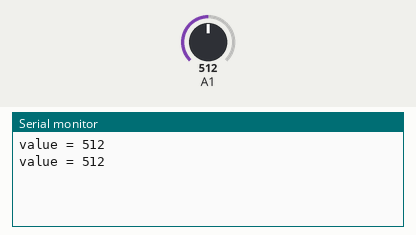
Recording of a sketch running on a simulated Arduino Uno, built with avr-gcc and run on an emulated ATmega328P. On the bench: the last lines printed to the serial monitor. The test bench sets the inputs (shaded band); at power-on: A1 = 512.

Above: at 1.8 s.
1.9 s: A1 set to 716
At 2.8 s:
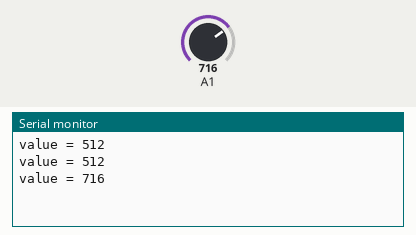
3.4 s: A1 set to 900
At 4.7 s:
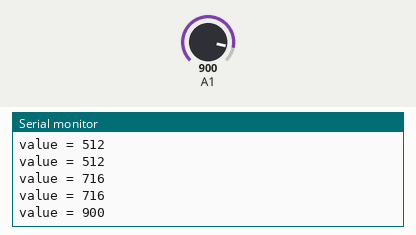
Timing chart, 0 to 6.4 s (numbered marks = the images above; inputs shaded):
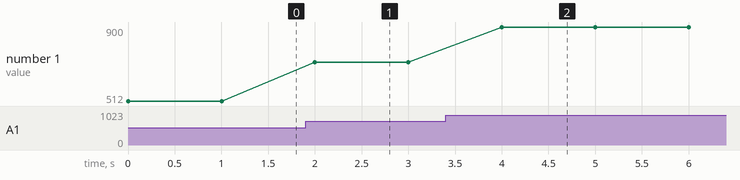

The sketch:

_____value.ino
```cpp
// 토양수분센서 이용해서 값 읽기

void setup() {
  Serial.begin(115200);
}

void loop() {
  int value=analogRead(A1);

  Serial.print("value = ");
  Serial.println(value);
  delay(1000);
}
```

Measured:
- after the input at 1.9 s, the serial monitor: prints a new line after 0.10 s (image 1)
- after the input at 3.4 s, the serial monitor: prints a new line after 0.60 s (image 2)
- plotted number 1: 512 → 716 after the input at 1.9 s, 716 → 900 after the input at 3.4 s
